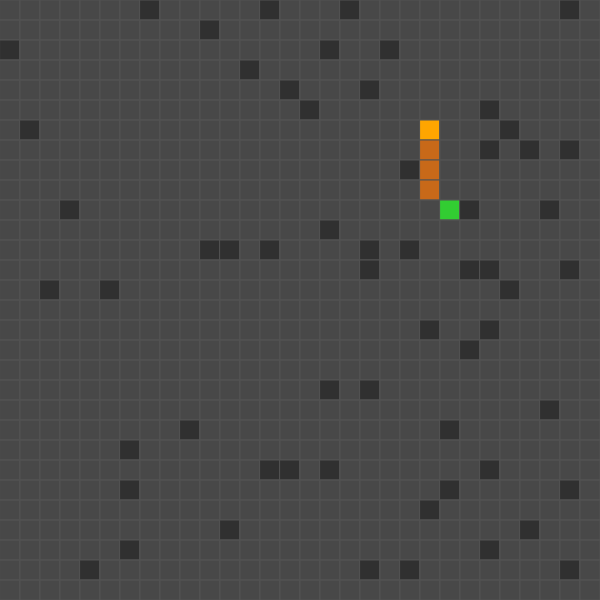
Frame 1 (no input)
Frame 60 (no input): identical to frame 1, image omitted
Frame 120 (the mouse pressed at the canvas centre since frame 60): identical to frame 1, image omitted

The p5.js sketch that drew this single still picture (run headless with seeded random() and noise() and a simulated clock; from frame 60 on, the mouse is pressed at the canvas centre):

// p5.js sketch
// ── sketch.js
const cWidth = 600;
const cHeight = 600;
const tileSize = 20;
const p = 0.05; // probability that a tile will be a wall
let rows;
let cols;

let tiles = [];
let startNode = null;
let goalNode = null;
let path = [];

function setup() {
  rows = cWidth / tileSize;
  cols = cHeight / tileSize;

  // initialize the tiles as a Node object
  for (let x = 0; x < rows; x++) {
    tiles[x] = [];
    for (let y = 0; y < cols; y++) {
      tiles[x][y] = new Node(x, y, p);
    }
  }

  // assign start and goal nodes
  assign();

  // randomly assign start and goal nodes
  createCanvas(cWidth, cHeight);

  // get solution
  path = AStar.search(tiles, startNode, goalNode);

  // update tiles to draw solution
  for (const p of path) {
    let node = tiles[p.x][p.y];
    if (!node.isStart && !node.isGoal) {
      node.isPartOfSolution = true;
    }
  }
}

function draw() {
  background(72);
  drawGrid();
}

function assign() {
  let startRow, startCol, goalRow, goalCol;
  do {
    startRow = floor(random(rows));
    startCol = floor(random(cols));
  } while (tiles[startRow][startCol].isWall);

  do {
    goalRow = floor(random(rows));
    goalCol = floor(random(cols));
  } while (
    tiles[goalRow][goalCol].isWall ||
    (goalRow === startRow && goalCol === startCol)
  );

  startNode = tiles[startRow][startCol];
  startNode.isStart = true;
  goalNode = tiles[goalRow][goalCol];
  goalNode.isGoal = true;
}

function drawGrid() {
  for (let i = 0; i < rows; i++) {
    for (let j = 0; j < cols; j++) {
      tiles[i][j].show();
    }
  }
}

// ── AStar.js
const AStar = {
  search: (grid, start, goal) => {
    let openSet = [start];
    let closedSet = [];

    start.gCost = 0;
    start.hCost = AStar.heuristic(start, goal);
    start.fCost = start.gCost + start.hCost;

    while (openSet.length > 0) {
      // sort according to fCost (ascending)
      // or maybe use Priority Queue maybe.
      openSet.sort((a, b) => a.fCost - b.fCost);

      // lowest fCost
      let current = openSet[0];

      if (current === goal) {
        return AStar.reconstructPath(goal);
      }

      // remove current from the open set
      openSet = openSet.filter((node) => node !== current);
      closedSet.push(current);

      // explore neighbors of current node
      let neighbors = AStar.getNeighbors(grid, current);
      for (let neighbor of neighbors) {
        if (closedSet.includes(neighbor)) continue;

        let tentativeGcost = current.gCost + AStar.distance(current, neighbor);

        if (tentativeGcost < neighbor.gCost) {
          neighbor.parent = current;
          neighbor.gCost = tentativeGcost;
          neighbor.fCost = neighbor.gCost + AStar.heuristic(neighbor, goal);
          if (!openSet.includes(neighbor)) {
            openSet.push(neighbor);
          }
        }
      }
    }

    // if no path found
    return [];
  },
  distance: (current, neighbor) => {
    const dx = current.x - neighbor.x;
    const dy = current.y - neighbor.y;
    return Math.sqrt(dx ** 2 + dy ** 2);
  },
  getNeighbors: (grid, current) => {
    let neighbors = [];
    let { x, y } = current;
    const directions = [
      { dx: 0, dy: -1 }, // up
      { dx: 0, dy: 1 }, // down
      { dx: -1, dy: 0 }, // left
      { dx: 1, dy: 0 }, // right
      { dx: -1, dy: -1 }, // top left
      { dx: 1, dy: -1 }, // top right
      { dx: -1, dy: 1 }, // bottom left
      { dx: 1, dy: 1 }, // bottom right
    ];

    for (const d of directions) {
      const nx = x + d.dx;
      const ny = y + d.dy;

      if (nx >= 0 && nx < grid.length && ny >= 0 && ny < grid[0].length) {
        const neighbor = grid[nx][ny];
        if (neighbor && !neighbor.isWall) {
          neighbors.push(neighbor);
        }
      }
    }
    return neighbors;
  },
  heuristic: (node0, node1) => {
    const dx = node0.x - node1.x;
    const dy = node0.y - node1.y;
    return Math.sqrt(dx ** 2 + dy ** 2);
  },
  reconstructPath: (goal) => {
    let path = [];
    let current = goal;
    while (current) {
      path.push(current);
      current = current.parent;
    }

    return path.reverse(); // i think this is returning the path starting from the goal, so this needs to be returned in reverse order. But yea it doesnt matter in the visuals
  },
};

// ── Node.js
class Node {
  constructor(x, y, p) {
    this.x = x;
    this.y = y;
    this.isWall = Math.random() < p;
    this.isPartOfSolution = false;
    this.isStart = false;
    this.isGoal = false;
    this.gCost = Infinity;
    this.fCost = Infinity;
  }

  show() {
    if (this.isWall) {
      fill(48);
    } else if (this.isPartOfSolution) {
      fill(200, 105, 25);
    } else if (this.isStart) {
      fill(255, 165, 0);
    } else if (this.isGoal) {
      fill(50, 205, 50);
    } else {
      noFill();
    }
    stroke(82);
    rect(this.x * tileSize, this.y * tileSize, tileSize, tileSize);
  }
}
